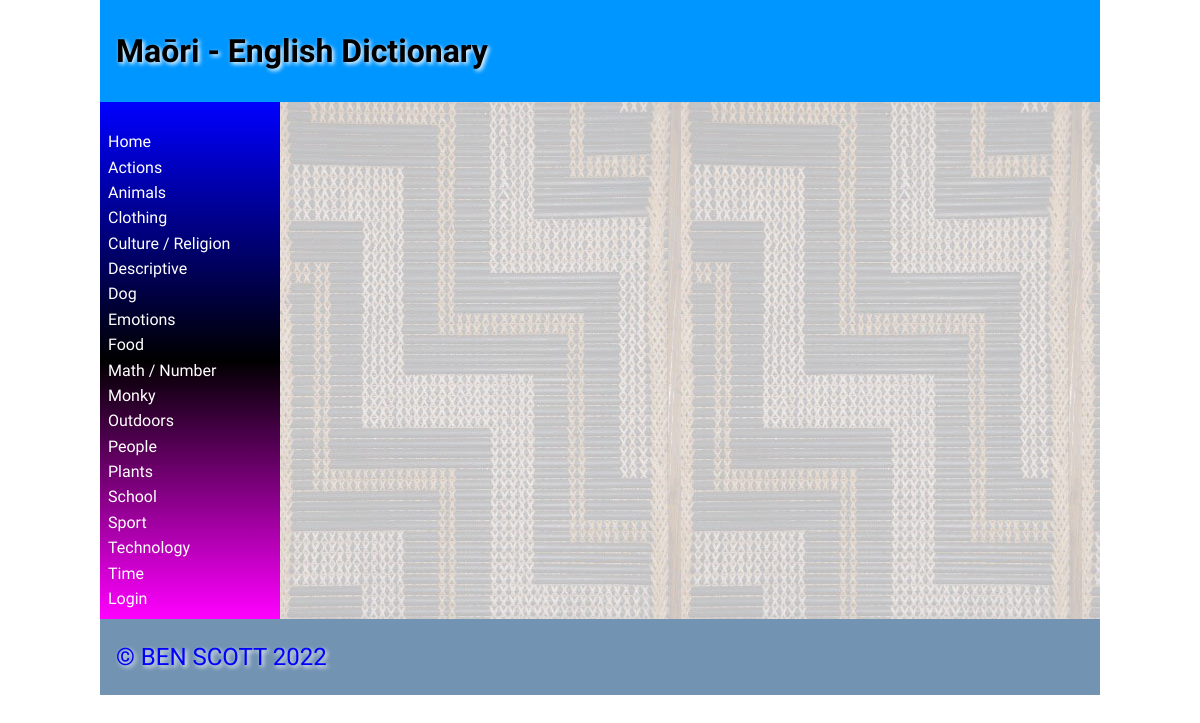
The page / on the database its author committed.
### tables this page shows
CREATE TABLE categories
(
	id integer
		constraint categories_pk
			primary key autoincrement,
	category varchar(30)
);

### app.py (the view, shortened to what this page needs)
@app.route('/', methods=['POST', 'GET'])
def web_main_page():
    return render_template('home.html', categories=get_category_list(), logged_in=is_logged_in())

### app.py (called while the page is built)
def create_connection(db_file):
    try:
        connection = sqlite3.connect(db_file)
        return connection
    except Error as e:
        print(e)
    return None

def get_category_list():
    con = create_connection(DATABASE)
    query = "SELECT category, id FROM categories ORDER BY category ASC "
    cur = con.cursor()
    cur.execute(query)
    category_list = cur.fetchall()
    con.close()
    return category_list

def is_logged_in():
    if session.get("email") is None:
        print("Not logged in")
        return False
    else:
        print("Logged in")
        return True

### templates/home.html (shortened to what this page needs)
{% extends 'base.html' %}
{% block heading %}Maōri - English Dictionary{% endblock %}

### templates/base.html (shortened to what this page needs)
<!doctype html>
<html lang="en">
<head>
	<link href="{{ url_for('static', filename='css/style.css') }}" rel="stylesheet">
</head>
<body>
	<div id="container">
		<header>
			<h1>{% block heading %}MAORI DICTIONARY!{% endblock %}</h1>
		</header>
		<nav>
			<ul>
                <li><a href="/">Home</a></li>
				<div class="category">
				{% for category in categories %}
					<div class ="category-box">
						<li><a href="/category/{{ category[1] }}">{{ category[0] }}</a></li>
					</div>
                {% endfor %}
				</div>
				{% if logged_in %}
				<li><a href="/logout">Log out</a></li>
				{% else %}
				<li><a href="/login">Login</a></li>
				{% endif %}
			</ul>
		</nav>
		<main>
        </main>
		<footer>
			<p>
				&copy; BEN SCOTT 2022
			</p>
		</footer>
	</div>
</body>
</html>

### static/css/style.css (style rules this page uses)
* { font-family: Comfortaa, sans-serif; margin: 0; padding: 0; box-sizing: border-box; }
#container { display: grid; grid-template-columns: 75px auto; grid-template-areas: 'nav header' 'main main' 'footer footer'; }
header { grid-area: header; background-color: #0096FF; padding: 1rem; }
nav { grid-area: nav; }
main { grid-area: main; padding: 1rem; background-color: #edd; }
h1, h2, h3, h4 { padding: 1rem 0; font-family: 'Suez One', serif; color: #000; text-shadow: 2px 2px 4px #fff; }
p { padding: 0.5rem 0; }
a { color: #222; }
footer { grid-area: footer; padding: 1rem; background-color: #7393B3; }
footer p { color: #0000FF; text-shadow: 2px 2px 4px #fff; font-size: 1.5rem; }
@media only screen and (min-width: 768px) { #container { grid-template-columns: 180px auto; grid-template-areas: 'header header' 'nav main' 'footer footer'; } }
@media only screen and (min-width: 768px) { nav { background: linear-gradient(180deg, rgba(0,0,255,1) 0%, rgba(0, 0, 0, 1) 50%, rgba(255,0,255,1) 100%); padding: 0.5rem; } }
@media only screen and (min-width: 768px) { nav ul { list-style: none; } }
@media only screen and (min-width: 768px) { nav li { padding: 0.2rem 0; } }
@media only screen and (min-width: 768px) { nav a { color: #fff; text-decoration: none; } }
@media only screen and (min-width: 768px) { main { background-image: url('/poutama.jpg'); } }
@media only screen and (min-width: 1000px) { #container { width: 1000px; margin: auto; } }

### rows shown on the page
categories: category "Actions"
categories: category "Animals"
categories: category "Clothing"
categories: category "Culture / Religion"
categories: category "Descriptive"
categories: category "Dog"
categories: category "Emotions"
categories: category "Food"
categories: category "Math / Number"
categories: category "Monky"
categories: category "Outdoors"
categories: category "People"
categories: category "Plants"
categories: category "School"
categories: category "Sport"
categories: category "Technology"
categories: category "Time"
